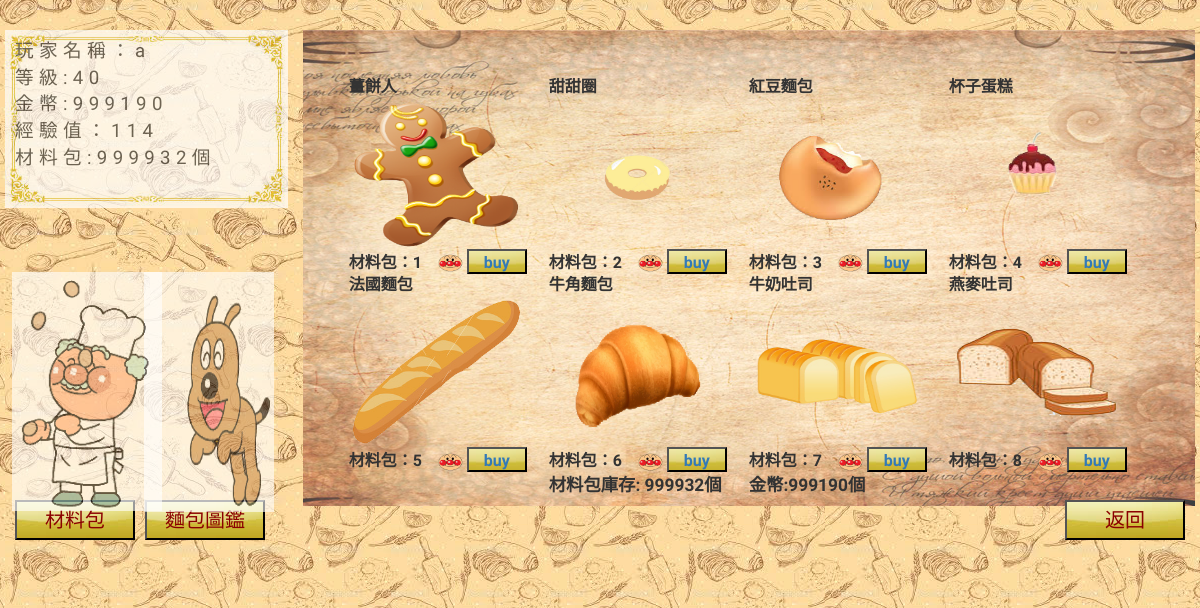
The page /material.php (signed in) on the database as committed earlier.
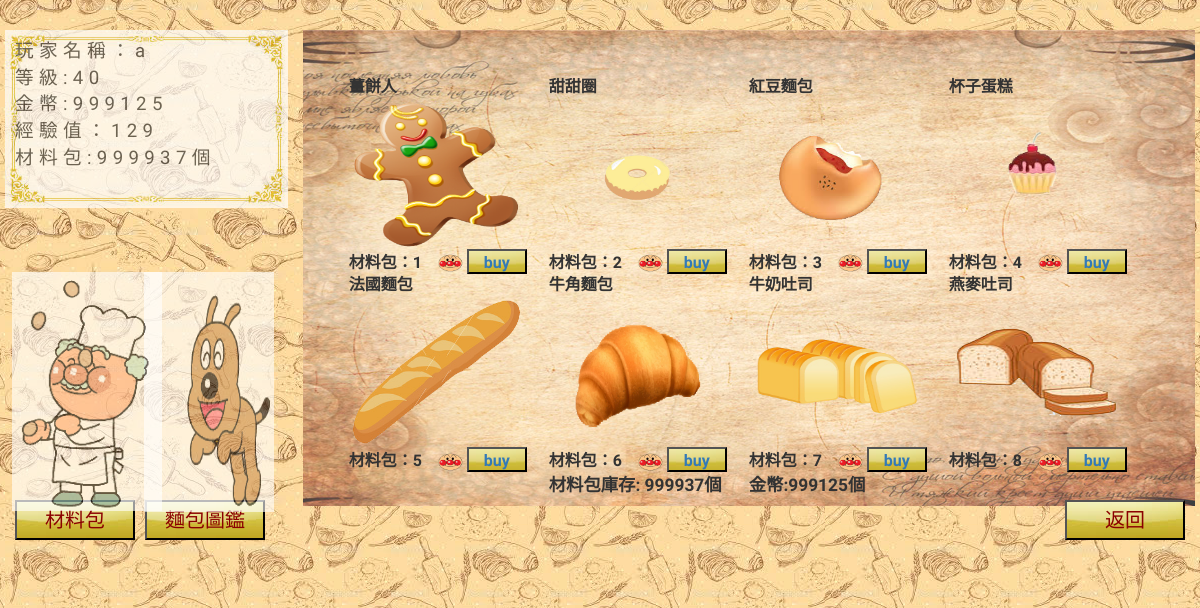
The same page on the database as committed later.
### tables this page shows
CREATE TABLE IF NOT EXISTS `player` (
  `pid` varchar(30) NOT NULL,
  `pname` varchar(30) NOT NULL,
  `pwd` varchar(20) NOT NULL,
  `exp` bigint(100) NOT NULL DEFAULT '0',
  `level` int(11) NOT NULL DEFAULT '1',
  `coin` int(11) NOT NULL DEFAULT '500',
  `material` int(11) NOT NULL
);

### material.php (the view, shortened to what the changed rows need)
<?php
    include"config.php";
    $pid=$_SESSION['uID'];
?>
<!DOCTYPE html>
<html lang="en">
<head>
<link rel="stylesheet" href="https://maxcdn.bootstrapcdn.com/bootstrap/3.3.1/css/bootstrap.min.css">
<link rel="stylesheet" href="https://maxcdn.bootstrapcdn.com/bootstrap/3.3.1/css/bootstrap-theme.min.css">
<link rel="stylesheet" href="css/bread.css">
</head>
<body>
<div class="container-fluid">
    <div class="row" id="wrapper">
        <div class="col-md-12" id="section1">
            <div class="row no-gutter" id="section1-1">
                <div class="col-md-3" id="leftbar">
				    <?php
                        $sql1 = "select  * from player  where pid='$pid'";
                        $results1=mysqli_query($conn,$sql1);
                        if($rows=mysqli_fetch_array($results1)){
                            echo"<div id=\"column\">",
                                "玩家名稱：".$rows["pname"]."</br>",
                                "等級:".$rows["level"]."</br>",
                                "金幣:".$rows["coin"]."</br>",
                                "經驗值：".$rows["exp"]."</br>",
                                "材料包:".$rows["material"]."個</br></br></br></div>";
                        }
                    ?>
                </div>
                <div class="col-md-9" id="table">
                    <table align="center"  cellspacing="10" cellpadding="5" >
                    <thead><tr><br/>
                    <th width="200"height="150"align="Center">薑餅人<br/><img src="img/8.png"width="175px"height="150px"/><br/>材料包：1
                    &nbsp;&nbsp;&nbsp;<img src="img/15.gif"width="25"height="20"/>
                    <?php
				    $sqlb = "select * from player where pid='$pid'";
				    $results=mysqli_query($conn,$sqlb);
				    if($rs=mysqli_fetch_array($results)){
                        if($rs["coin"] > 14){
					    if($rs["level"] >= 1){
                            if($rs["material"] < 0 ){
                                echo "<button>buy</button><br/></th>";
                            }
                            else echo "<button><a href='materialbuy.php?id=",1 ,"'>buy</a></button><br/></th>";
                            }
                        }
				    }
				    else echo "<button>buy</button><br/></th>";
				    ?>
                    <th width="200"height="150"align="Center">甜甜圈<br/><img src="img/6.png"width="175"height="150"/></button><br/>材料包：2
                    &nbsp;&nbsp;&nbsp;<img src="img/15.gif"width="25"height="20"/>
                    <?php
				    $sqlb = "select * from player where pid='$pid'  ";
				    $results=mysqli_query($conn,$sqlb);
				    if($rs=mysqli_fetch_array($results)){
                        if($rs["coin"] > 14){
                        if($rs["level"] >= 2){
					    if($rs["material"] < 0){
						    echo "<button>buy</button><br/></th>";
					    }
					    else echo "<button><a href='materialbuy.php?id=",2 ,"'>buy</a></button><br/></th>";
                        }
                        }
				    }
				    else echo "<button>buy</button><br/></th>";
				    ?>
                    <th width="200"height="150"align="Center">紅豆麵包<br/><img src="img/1.png"width="175"height="150"/><br/>材料包：3
                    &nbsp;&nbsp;&nbsp;<img src="img/15.gif"width="25"height="20"/>
                    <?php
				    $sqlb = "select * from player  where pid='$pid'  ";
				    $results=mysqli_query($conn,$sqlb);
				    if($rs=mysqli_fetch_array($results)){
                        if($rs["coin"] > 14){
                        if($rs["level"] >= 3){
					    if($rs["material"] < 0){
						    echo "<button>buy</button><br/></th>";
					    }
					    else echo "<button><a href='materialbuy.php?id=",3 ,"'>buy</a></button><br/></th>";
                        }
                        }
				    }
				    else echo "<button>buy</button><br/></th>";
				    ?>
                    <th width="200"height="150"align="Center">杯子蛋糕<br/><img src="img/4.png"width="175"height="150"/><br/>材料包：4
                    &nbsp;&nbsp;&nbsp;<img src="img/15.gif"width="25"height="20"/>
                    <?php
				    $sqlb = "select * from player  where pid='$pid' ";
				    $results=mysqli_query($conn,$sqlb);
				    if($rs=mysqli_fetch_array($results)){
                        if($rs["coin"] > 14){
                        if($rs["level"] >= 4){
					    if($rs["material"] < 0){
						    echo "<button>buy</button><br/></th>";
					    }
					    else echo "<button><a href='materialbuy.php?id=",4 ,"'>buy</a></button><br/></th>";
                        }
                        }
				    }
				    else echo "<button>buy</button><br/></th>";
				    ?>
                    </tr></thead>
                    <thead><tr>
                    <th width="200"height="150"align="Center">法國麵包<br/><img src="img/5.png"width="175"height="150"/><br/>材料包：5
                    &nbsp;&nbsp;&nbsp;<img src="img/15.gif"width="25"height="20"/>
                    <?php
				    $sqlb = "select * from player  where pid='$pid'  ";
				    $results=mysqli_query($conn,$sqlb);
				    if($rs=mysqli_fetch_array($results)){
                        if($rs["coin"] > 14){
                        if($rs["level"] >= 5){
					    if($rs["material"] < 0){
						    echo "<button>buy</button><br/></th>";
					    }
					    else echo "<button><a href='materialbuy.php?id=",5 ,"'>buy</a></button><br/></th>";
                        }
                        }
				    }
				    else echo "<button>buy</button><br/></th>";
				    ?>
                    <th width="200"height="150"align="Center">牛角麵包<br/><img src="img/3.png"width="175"height="150"/><br/>材料包：6
                    &nbsp;&nbsp;&nbsp;<img src="img/15.gif"width="25"height="20"/>
                    <?php
				    $sqlb = "select * from player  where pid='$pid' ";
				    $results=mysqli_query($conn,$sqlb);
				    if($rs=mysqli_fetch_array($results)){
                        if($rs["coin"] > 14){
                        if($rs["level"] >= 6){
					    if($rs["material"] < 0){
						    echo "<button>buy</button><br/></th>";
					    }
					    else echo "<button><a href='materialbuy.php?id=",6 ,"'>buy</a></button><br/></th>";
                        }
                        }
				    }
				    else echo "<button>buy</button><br/></th>";
				    ?>
                    <th width="200"height="150"align="Center">牛奶吐司<br/><img src="img/2.png"width="175"height="150"/><br/>材料包：7
                    &nbsp;&nbsp;&nbsp;<img src="img/15.gif"width="25"height="20"/>
                    <?php
				    $sqlb = "select * from player  where pid='$pid'";
				    $results=mysqli_query($conn,$sqlb);
				    if($rs=mysqli_fetch_array($results)){
                        if($rs["coin"] > 14){
                        if($rs["level"] >= 7){
					    if($rs["material"] < 0){
						    echo "<button>buy</button><br/></th>";
					    }
					    else echo "<button><a href='materialbuy.php?id=",7 ,"'>buy</a></button><br/></th>";
                        }
                        }
				    }
				    else echo "<button>buy</button><br/></th>";
				    ?>
                    <th width="200"height="150"align="Center">燕麥吐司<br/><img src="img/7.png"width="175"height="150"/><br/>材料包：8
                    &nbsp;&nbsp;&nbsp;<img src="img/15.gif"width="25"height="20"/>
                    <?php
				    $sqlb = "select * from player  where pid='$pid'  ";
				    $results=mysqli_query($conn,$sqlb);
				    if($rs=mysqli_fetch_array($results)){
                        if($rs["coin"] > 14){
                        if($rs["level"] >= 8){
					    if($rs["material"] < 0){
						    echo "<button>buy</button><br/></th>";
					    }
					    else echo "<button><a href='materialbuy.php?id=",8 ,"'>buy</a></button><br/></th>";
                        }
                        }
				    }
				    else echo "<button>buy</button><br/></th>";
				    ?>
                    </tr></thead>
                    <br/><thead><tr><th></th>
                    <th style="font-size:13pt;">
                    <?php
                        $sql1 = "select  * from player  where pid='$pid'";
                        $results1=mysqli_query($conn,$sql1);
                        if($rows=mysqli_fetch_array($results1)){
                            echo"<div id=\"column\">",
                                "材料包庫存:   ".$rows["material"]."個</br></br></br></div>";
                        }
                    ?>
                    </th>
                    <th style="font-size:13pt;">
                    <?php
                        $sql1 = "select  * from player  where pid='$pid'";
                        $results1=mysqli_query($conn,$sql1);
                        if($rows=mysqli_fetch_array($results1)){
                            echo"<div id=\"column\">",
                                "金幣:".$rows["coin"]."個</br></br></br></div>";
                        }
                    ?>
                    </th>
                    </tr>
                    </thead>
                    </table>
                    <br/>
                </div>
            </div>
        </div>
    </div>
</div>
</body>
</html>

Rows that differ between the two databases and show on the page:
changed player: coin "999190" → "999125"; exp "114" → "129"; material "999932" → "999937"
